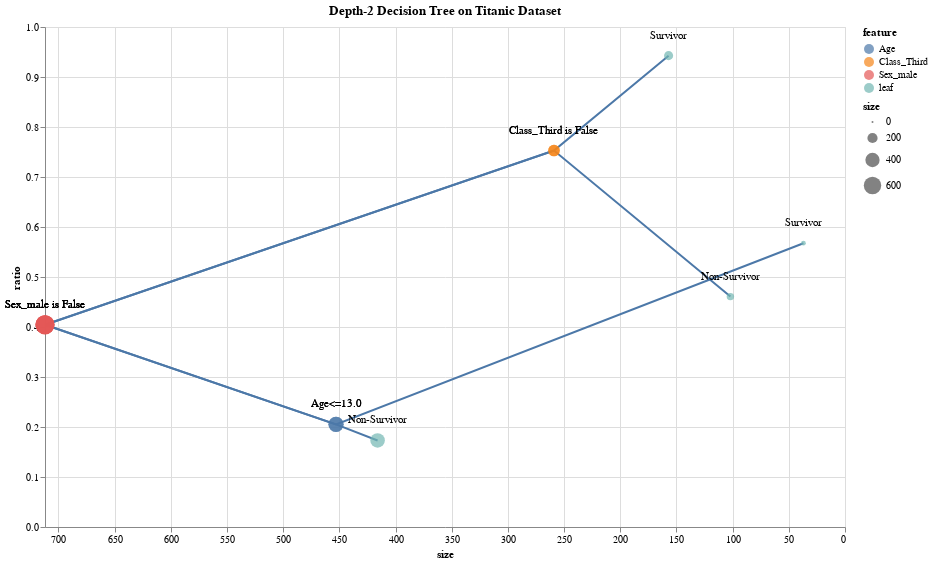

The cell this chart's notebook holds for it:
### Code cell
base = alt.Chart(sklearn_dt_chart_data).encode(
    x = alt.X("size:Q", scale = alt.Scale(domain = [len(titanic_df), 0])),
    y = "ratio"
).properties(
    width = 800,
    height = 500
)

lines = base.mark_line().encode(
    detail = alt.Detail("cluster:N")
)

points = base.mark_circle().encode(
    color = alt.Color("feature:N"),
    size = "size",
    tooltip = ["node_description", "depth", "size", "entropy", "ratio"]
)

text = base.mark_text(dy=-20).encode(
    text = "node_description"
)

(lines + points+text).properties(title = "Depth-2 Decision Tree on Titanic Dataset")

### Figure 1 — Vega-Lite specification as saved in the notebook (floating-point values rounded to 4 significant figures)
{"config": {"view": {"continuousWidth": 400, "continuousHeight": 300}}, "layer": [{"mark": "line", "encoding": {"detail": {"type": "nominal", "field": "cluster"}, "x": {"type": "quantitative", "field": "size", "scale": {"domain": [712, 0]}}, "y": {"type": "quantitative", "field": "ratio"}}, "height": 500, "width": 800}, {"mark": "circle", "encoding": {"color": {"type": "nominal", "field": "feature"}, "size": {"type": "quantitative", "field": "size"}, "tooltip": [{"type": "nominal", "field": "node_description"}, {"type": "quantitative", "field": "depth"}, {"type": "quantitative", "field": "size"}, {"type": "quantitative", "field": "entropy"}, {"type": "quantitative", "field": "ratio"}], "x": {"type": "quantitative", "field": "size", "scale": {"domain": [712, 0]}}, "y": {"type": "quantitative", "field": "ratio"}}, "height": 500, "width": 800}, {"mark": {"type": "text", "dy": -20}, "encoding": {"text": {"type": "nominal", "field": "node_description"}, "x": {"type": "quantitative", "field": "size", "scale": {"domain": [712, 0]}}, "y": {"type": "quantitative", "field": "ratio"}}, "height": 500, "width": 800}], "data": {"name": "data-02db24a4ec8c13183b9259cd665f104d"}, "title": "Depth-2 Decision Tree on Titanic Dataset", "$schema": "https://vega.github.io/schema/vega-lite/v4.0.2.json", "datasets": {"data-02db24a4ec8c13183b9259cd665f104d": [{"node_id": 0, "depth": 0, "feature": "Sex_male", "threshold": 0.5, "query": "Sex_male is False", "entropy": 0.9735, "size": 712.0, "decision": null, "ratio": 0.4045, "is_leaf": false, "cluster": 1, "node_description": "Sex_male is False"}, {"node_id": 4, "depth": 1, "feature": "Age", "threshold": 13.0, "query": "Age<=13.0", "entropy": 0.7324, "size": 453.0, "decision": null, "ratio": 0.2053, "is_leaf": false, "cluster": 1, "node_description": "Age<=13.0"}, {"node_id": 6, "depth": 2, "feature": "leaf", "threshold": null, "query": null, "entropy": 0.6647, "size": 416.0, "decision": 0.0, "ratio": 0.1731, "is_leaf": true, "cluster": 1, "node_description": "Non-Survivor"}, {"node_id": 0, "depth": 0, "feature": "Sex_male", "threshold": 0.5, "query": "Sex_male is False", "entropy": 0.9735, "size": 712.0, "decision": null, "ratio": 0.4045, "is_leaf": false, "cluster": 2, "node_description": "Sex_male is False"}, {"node_id": 4, "depth": 1, "feature": "Age", "threshold": 13.0, "query": "Age<=13.0", "entropy": 0.7324, "size": 453.0, "decision": null, "ratio": 0.2053, "is_leaf": false, "cluster": 2, "node_description": "Age<=13.0"}, {"node_id": 5, "depth": 2, "feature": "leaf", "threshold": null, "query": null, "entropy": 0.9868, "size": 37.0, "decision": 1.0, "ratio": 0.5676, "is_leaf": true, "cluster": 2, "node_description": "Survivor"}, {"node_id": 0, "depth": 0, "feature": "Sex_male", "threshold": 0.5, "query": "Sex_male is False", "entropy": 0.9735, "size": 712.0, "decision": null, "ratio": 0.4045, "is_leaf": false, "cluster": 3, "node_description": "Sex_male is False"}, {"node_id": 1, "depth": 1, "feature": "Class_Third", "threshold": 0.5, "query": "Class_Third is False", "entropy": 0.8067, "size": 259.0, "decision": null, "ratio": 0.7529, "is_leaf": false, "cluster": 3, "node_description": "Class_Third is False"}, {"node_id": 3, "depth": 2, "feature": "leaf", "threshold": null, "query": null, "entropy": 0.9956, "size": 102.0, "decision": 0.0, "ratio": 0.4608, "is_leaf": true, "cluster": 3, "node_description": "Non-Survivor"}, {"node_id": 0, "depth": 0, "feature": "Sex_male", "threshold": 0.5, "query": "Sex_male is False", "entropy": 0.9735, "size": 712.0, "decision": null, "ratio": 0.4045, "is_leaf": false, "cluster": 4, "node_description": "Sex_male is False"}, {"node_id": 1, "depth": 1, "feature": "Class_Third", "threshold": 0.5, "query": "Class_Third is False", "entropy": 0.8067, "size": 259.0, "decision": null, "ratio": 0.7529, "is_leaf": false, "cluster": 4, "node_description": "Class_Third is False"}, {"node_id": 2, "depth": 2, "feature": "leaf", "threshold": null, "query": null, "entropy": 0.3167, "size": 157.0, "decision": 1.0, "ratio": 0.9427, "is_leaf": true, "cluster": 4, "node_description": "Survivor"}]}}
